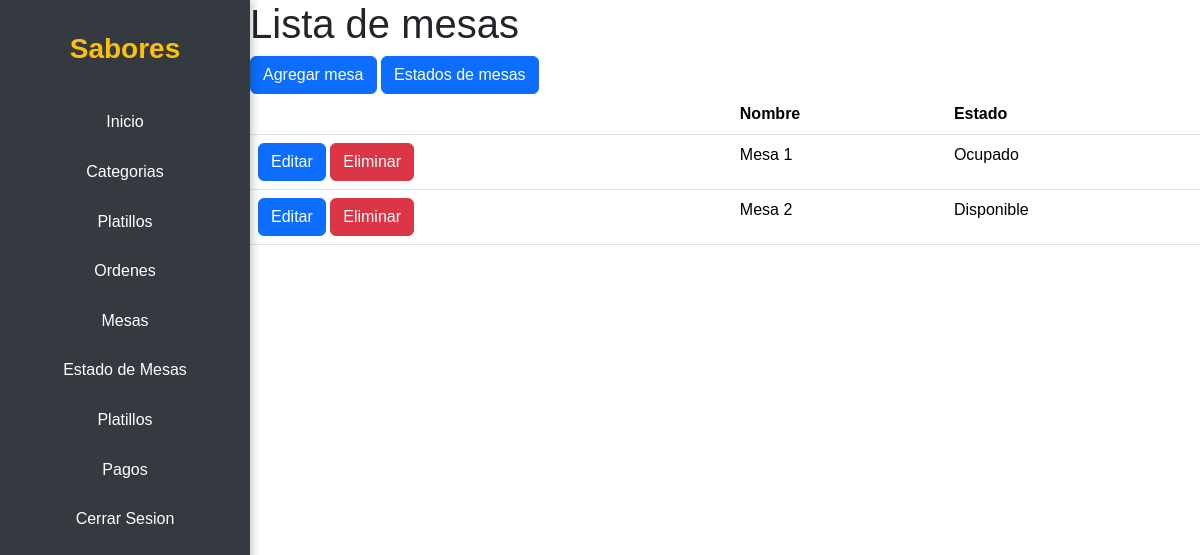
The page /ordenes/mesas/ (signed in) on the database as committed earlier.
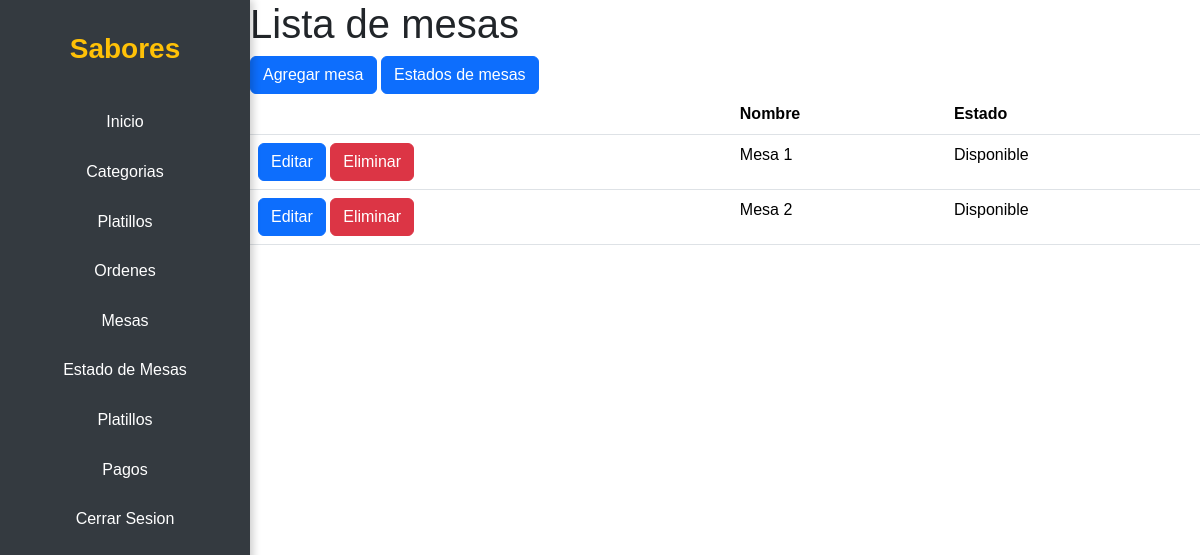
The same page on the database as committed later.
### apps/ordenes/models.py (models this page shows, shortened)
class Mesa(models.Model):
    nombre = models.CharField(max_length=100, null=False)
    capacidad = models.IntegerField(null=False)
    estado = models.ForeignKey(MesaEstado, on_delete=models.CASCADE, related_name='mesas_estado')

class MesaEstado(models.Model):
    nombre = models.CharField(max_length=50)

### apps/ordenes/views.py (the view)
# urls.py: path('mesas/', views.MesaListView.as_view(), name='mesas_list'),
class MesaListView(LoginRequiredMixin, ListView):
    model = Mesa
    template_name = 'mesas/mesas_list.html'
    context_object_name = 'mesas'

### templates/mesas/mesas_list.html
{% extends 'main/base.html' %}
{% block content %}
<h1>Lista de mesas</h1>
<a class="btn btn-primary" href="{% url 'ordenes:mesas_create' %}">Agregar mesa</a>
<a class="btn btn-primary" href="{% url 'ordenes:mesas_estado_list' %}">Estados de mesas</a>
<table class="table">
    <thead>
        <tr>
            <th></th>
            <th>Nombre</th>
            <th>Estado</th>
        </tr>
    </thead>
    <tbody>
        {% for mesa in mesas %}
        <tr>
            <td>
                <a class="btn btn-primary" href="{% url 'ordenes:mesas_update' mesa.pk %}">Editar</a>
                <a class="btn btn-danger" href="{% url 'ordenes:mesas_delete' mesa.pk %}">Eliminar</a>
            </td>
            <td>{{ mesa.nombre }}</td>
            <td>{{ mesa.estado.nombre }}</td>
        </tr>
        {% endfor %}
    </tbody>
</table>
{% endblock %}

Rows that differ between the two databases and show on the page:
changed Mesa "Mesa 1": estado.nombre "Ocupado" → "Disponible"
